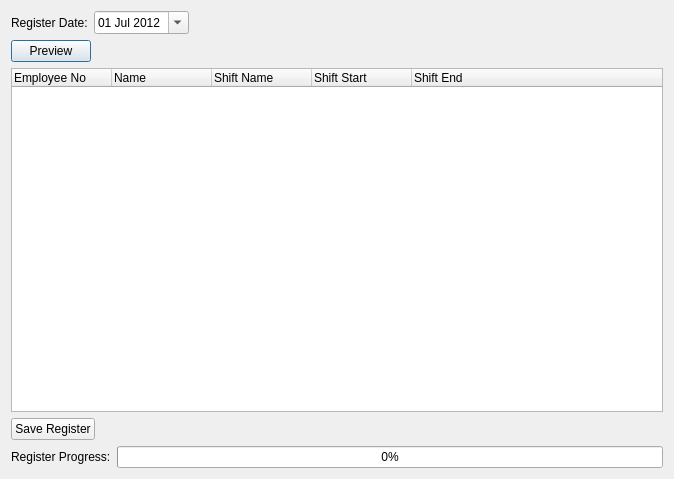
<?xml version="1.0" encoding="UTF-8"?>
<ui version="4.0">
 <class>CreateRegister</class>
 <widget class="QDialog" name="CreateRegister">
  <property name="geometry">
   <rect>
    <x>0</x>
    <y>0</y>
    <width>674</width>
    <height>479</height>
   </rect>
  </property>
  <property name="windowTitle">
   <string>Create Register</string>
  </property>
  <layout class="QVBoxLayout" name="verticalLayout">
   <item>
    <layout class="QHBoxLayout" name="horizontalLayout">
     <item>
      <widget class="QLabel" name="label">
       <property name="text">
        <string>Register Date:</string>
       </property>
      </widget>
     </item>
     <item>
      <widget class="QDateEdit" name="dtpDate">
       <property name="date">
        <date>
         <year>2012</year>
         <month>7</month>
         <day>1</day>
        </date>
       </property>
       <property name="displayFormat">
        <string>dd MMM yyyy</string>
       </property>
       <property name="calendarPopup">
        <bool>true</bool>
       </property>
      </widget>
     </item>
     <item>
      <spacer name="horizontalSpacer">
       <property name="orientation">
        <enum>Qt::Horizontal</enum>
       </property>
       <property name="sizeHint" stdset="0">
        <size>
         <width>40</width>
         <height>20</height>
        </size>
       </property>
      </spacer>
     </item>
    </layout>
   </item>
   <item>
    <layout class="QHBoxLayout" name="horizontalLayout_3">
     <item>
      <widget class="QPushButton" name="cmdPreview">
       <property name="text">
        <string>Preview</string>
       </property>
      </widget>
     </item>
     <item>
      <spacer name="horizontalSpacer_2">
       <property name="orientation">
        <enum>Qt::Horizontal</enum>
       </property>
       <property name="sizeHint" stdset="0">
        <size>
         <width>40</width>
         <height>20</height>
        </size>
       </property>
      </spacer>
     </item>
    </layout>
   </item>
   <item>
    <widget class="QTreeWidget" name="lstPreview">
     <property name="alternatingRowColors">
      <bool>true</bool>
     </property>
     <property name="indentation">
      <number>6</number>
     </property>
     <column>
      <property name="text">
       <string>Employee No</string>
      </property>
     </column>
     <column>
      <property name="text">
       <string>Name</string>
      </property>
     </column>
     <column>
      <property name="text">
       <string>Shift Name</string>
      </property>
     </column>
     <column>
      <property name="text">
       <string>Shift Start</string>
      </property>
     </column>
     <column>
      <property name="text">
       <string>Shift End</string>
      </property>
     </column>
    </widget>
   </item>
   <item>
    <layout class="QHBoxLayout" name="horizontalLayout_2">
     <item>
      <widget class="QPushButton" name="cmdSave">
       <property name="text">
        <string>Save Register</string>
       </property>
      </widget>
     </item>
     <item>
      <spacer name="horizontalSpacer_3">
       <property name="orientation">
        <enum>Qt::Horizontal</enum>
       </property>
       <property name="sizeHint" stdset="0">
        <size>
         <width>40</width>
         <height>20</height>
        </size>
       </property>
      </spacer>
     </item>
    </layout>
   </item>
   <item>
    <layout class="QHBoxLayout" name="horizontalLayout_4">
     <item>
      <widget class="QLabel" name="label_2">
       <property name="text">
        <string>Register Progress:</string>
       </property>
      </widget>
     </item>
     <item>
      <widget class="QProgressBar" name="prgClockIn">
       <property name="value">
        <number>0</number>
       </property>
       <property name="invertedAppearance">
        <bool>false</bool>
       </property>
      </widget>
     </item>
    </layout>
   </item>
  </layout>
 </widget>
 <resources/>
 <connections/>
</ui>
